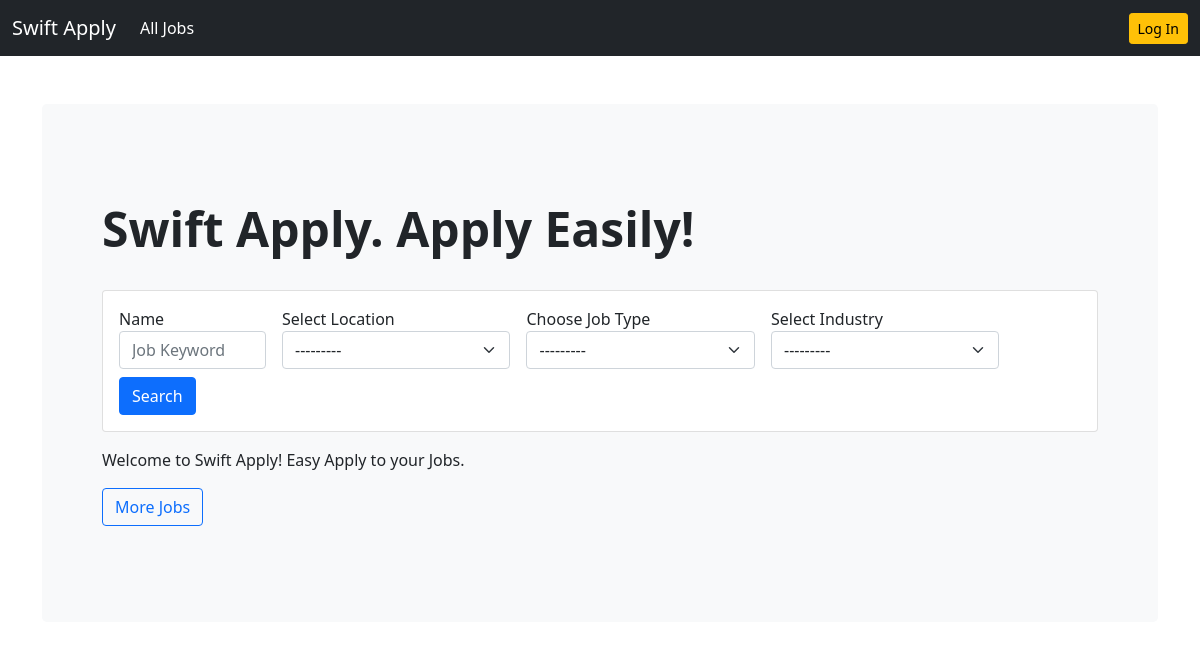
Before: / with the older database file.
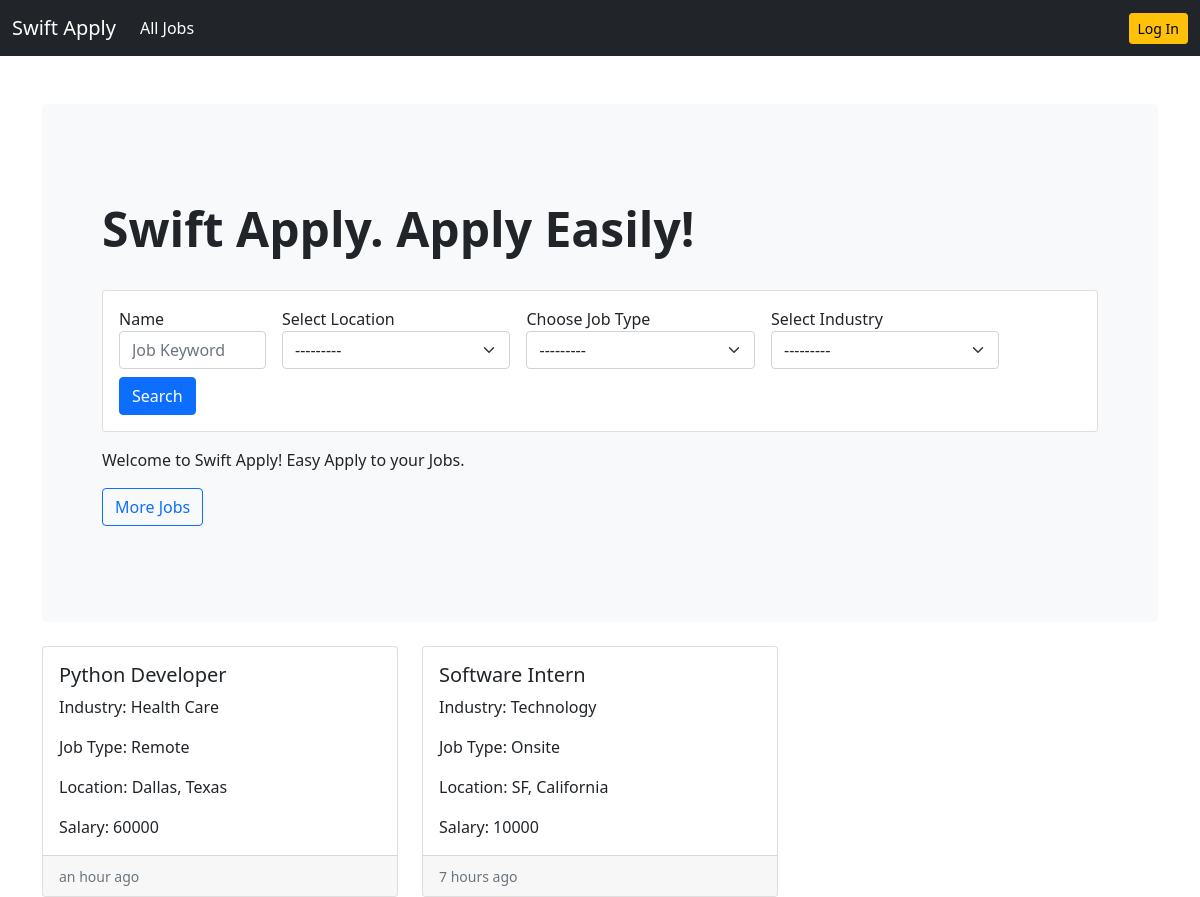
After: the same page with the newer database file.
### job/models.py (models this page shows, shortened)
class Job(models.Model):
    job_type_choices = (
        ('Remote', 'Remote'),
        ('Onsite', 'Onsite'),
        ('Hybrid', 'Hybrid')
    )
    user = models.ForeignKey(User, on_delete=models.CASCADE)
    company = models.ForeignKey(Company, on_delete=models.CASCADE)
    title = models.CharField(max_length=100)
    requirements = models.TextField()
    ideal_candidate = models.TextField()
    salary = models.PositiveIntegerField(default=60000)
    city = models.CharField(max_length=100)
    is_available = models.BooleanField(default=True)
    timestamp = models.DateTimeField(auto_now_add=True)
    industry = models.ForeignKey(Industry, on_delete=models.DO_NOTHING, null=True, blank=True)
    state = models.ForeignKey(State, on_delete=models.DO_NOTHING, null=True, blank=True)
    job_type = models.CharField(max_length=20, choices=job_type_choices, null=True, blank=True)

class Industry(models.Model):
    name = models.CharField(max_length=100)
    def __str__(self):
        return self.name

class State(models.Model):
    name = models.CharField(max_length=100)
    def __str__(self):
        return self.name

### website/views.py (the view)
# urls.py: 2. Add a URL to urlpatterns:  path('', views.home, name='home')
def home(request):
    filter = JobFilter(request.GET, queryset=Job.objects.filter(is_available=True).order_by('-timestamp'))
    context = {
        'filter': filter
    }
    return render(request, 'website/home.html', context)

### templates/website/home.html
{% extends 'base.html' %}
{% load humanize %}
{% load widget_tweaks %}
{% block content %}
<section>
    <div class="p-5 mb-4 bg-light rounded-3">
        <div class="container-fluid py-5">
            <h2 class="display-5 fw-bold"> Swift Apply. Apply Easily!</h2> <br>
            <div class="card">
                <div class="card-body">
                    <form class="row gy-2 gx-3 align-items-center" method="GET">
                        <div class="col-sm-2">
                            <label for="autosizingInput">Name</label>
                            {% render_field filter.form.title class="form-control" id="autoSizingInput" placeholder="Job Keyword" %}
                        </div>
                        <div class="col-sm-3">
                            <label for="autoSizingSelect">Select Location</label>
                            {% render_field filter.form.state class="form-select" %}
                        </div>
                        <div class="col-sm-3">
                            <label for="autoSizingSelect">Choose Job Type</label>
                            {% render_field filter.form.job_type class="form-select" %}
                        </div>
                        <div class="col-sm-3">
                            <label for="autoSizingSelect">Select Industry</label>
                            {% render_field filter.form.industry class="form-select" %}
                        </div>
                        <div class="col-auto">
                            <button type="submit" class="btn btn-primary">Search</button>
                        </div>
                    </form>
                </div>
            </div>
            <p class="col-md-8 fs-6 mt-3">
                Welcome to Swift Apply! Easy Apply to your Jobs.
            </p>
            <a href="{% url 'job-listing' %}" class="btn btn-outline-primary" type="button">More Jobs</a>
        </div>
    </div>
</section>
<div class="row row-cols-1 row-cols-md-3 g-4">
    {% for job in filter.qs %}
    <div class="col">
        <div class="card h-100">
            <div class="card-body">
                <h5 class="card-title"> {{job.title}}</h5>
                <p class="card-text">Industry: {{job.industry}}</p>
                <p class="card-text">Job Type: {{job.job_type}}</p>
                <p class="card-text">Location: {{job.city}}, {{job.state}}</p>
                <p class="card-text">Salary: {{job.salary}}</p>
            </div>
            <div class="card-footer">
                <small class="text-muted"> {{job.timestamp|naturaltime}}</small>
            </div>
        </div>
    </div>
    {% endfor %}
</div>
{% endblock content %}

### templates/base.html (shortened to what this page needs)
<!DOCTYPE html>
<html lang="en">
<head>
    <link href="https://cdn.jsdelivr.net/npm/bootstrap@5.0.2/dist/css/bootstrap.min.css" rel="stylesheet"
>
</head>
<body>
<nav class="navbar navbar-expand-lg navbar-dark bg-dark">
    <div class="container-fluid">
        <a class="navbar-brand" href="{% url 'home' %}">Swift Apply</a>
        <div class="collapse navbar-collapse" id="navbarSupportedContent">
            {% if request.user.is_authenticated %}
            {% if request.user.applicant %}
            <ul class="navbar-nav me-auto mb-2 mb-lg-0">
                <li class="nav-item">
                    <a class="nav-link active" aria-current="page" href="#">Home</a></li>
                {% if request.user.has_resume %}
                <li class="nav-item">
                    <a class="nav-link" href="{% url 'job-listing' %}">Apply to Jobs</a>
                </li>
                <li class="nav-item">
                    <a class="nav-link" aria-current="page" href="{% url 'applied-jobs' %}">Manage Job Applications</a>
                </li>
                {% else %}
                <li class="nav-item">
                    <a class="nav-link" href="{% url 'update-resume' %}">Create Resume</a>
                </li>
                {% endif %}
                <li class="nav-item dropdown">
                    <ul class="dropdown-menu" aria-labelledby="navbarDropdown">
                        <li><a class="dropdown-item" href="#">Action</a></li>
                        <li><a class="dropdown-item" href="#">Another action</a></li>
                        <li>
                            <hr class="dropdown-divider">
                        </li>
                        <li><a class="dropdown-item" href="#">Something else here</a></li>
                    </ul>
                </li>
            </ul>
            <a href="{% url 'logout' %}" class="btn btn-warning btn-sm">Logout</a>
            {% elif request.user.recruiter %}
            <ul class="navbar-nav me-auto mb-2 mb-lg-0">
                <li class="nav-item">
                    <a class="nav-link active" aria-current="page" href="#">Home</a></li>
                {% if request.user.has_company %}
                <li class="nav-item">
                    <a class="nav-link" href="{% url 'create-job' %}">Create Job Ads</a></li>
                <li class="nav-item">
                    <a class="nav-link" href="{% url 'manage-job' %}">Manage Jobs</a></li>
                {% else %}
                <li class="nav-item">
                    <a class="nav-link" href="{% url 'update-company' %}">Create Company</a></li>
                {% endif %}
                <li class="nav-item dropdown">
                    <ul class="dropdown-menu" aria-labelledby="navbarDropdown">
                        <li><a class="dropdown-item" href="#">Action</a></li>
                        <li><a class="dropdown-item" href="#">Another action</a></li>
                        <li>
                            <hr class="dropdown-divider">
                        </li>
                        <li><a class="dropdown-item" href="#">Something else here</a></li>
                    </ul>
                </li>
            </ul>
            <a href="{% url 'logout' %}" class="btn btn-warning btn-sm">Logout</a>
            {% endif %}
            {% else %}
            <ul class="navbar-nav me-auto mb-2 mb-lg-0">
                <li class="nav-item">
                    <a class="nav-link active" aria-current="page" href="{% url 'job-listing' %}">All Jobs</a></li>
            </ul>
            <a href="{% url 'login' %}" class="btn btn-warning btn-sm">Log In</a>
            {% endif %}
        </div>
    </div>
</nav>
<div class="container mt-5">
    {% block content %}
    {% endblock content %}
</div>
</body>
</html>

Changed rows visible on the page:
added Job: title "Python Developer", industry "Health Care", job_type "Remote", city "Dallas", state "Texas", salary "60000", timestamp "an hour ago"
added Job: title "Software Intern", industry "Technology", job_type "Onsite", city "SF", state "California", salary "10000", timestamp "7 hours ago"
